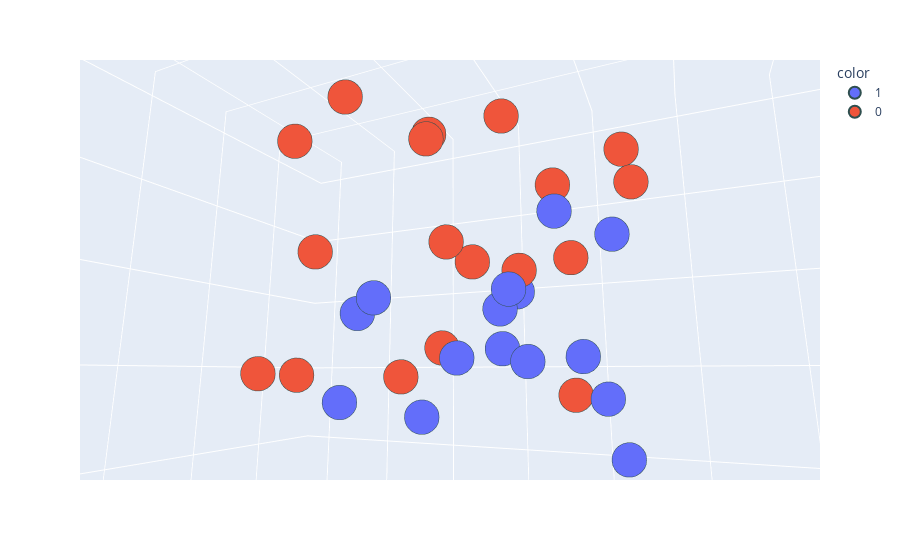

Notebook source saved alongside this figure:
### Code cell
import plotly.express as px


fig = px.scatter_3d(df, x = df['feature1'], y = df['feature2'], z = df['feature3'] ,color = df['target'].astype('str'))
fig.update_traces(marker=dict(size=12, line = dict(width=2, color='DarkSlateGray')), selector=dict(mode='markers'))
fig.show()

### Figure 1 — Plotly figure (JSON) as saved in the notebook; plotly's stock layout.template omitted (floating-point values rounded to 4 significant figures)
{"data": [{"hovertemplate": "color=1<br>feature1=%{x}<br>feature2=%{y}<br>feature3=%{z}<extra></extra>", "legendgroup": "1", "marker": {"color": "#636efa", "line": {"color": "DarkSlateGray", "width": 2}, "size": 12, "symbol": "circle"}, "mode": "markers", "name": "1", "scene": "scene", "showlegend": true, "type": "scatter3d", "x": [0.6384, 0.329, 1.771, -2.081, 0.9133, -0.6358, 0.9661, -1.43, 0.2524, 0.0325, -1.461, -0.2005, 1.337, 0.4591, 0.156, -1.094, 0.03919, -0.641, 1.665, 0.737], "y": [-0.9442, 0.4257, 1.849, -2.461, -0.08255, -0.1029, 0.4003, -0.6262, 0.2046, -0.08803, -0.5812, -0.5054, 0.592, 1.833, 1.467, -2.072, 0.2601, 0.3624, 0.8656, 2.195], "z": [-1.137, 0.4116, -0.5478, 0.147, 0.06034, -1.632, 0.02581, 0.4417, -0.9525, 1.041, -0.1613, -0.552, 0.7017, 0.4577, 0.5382, -0.9388, 0.5121, 0.01342, 0.1736, -0.3475]}, {"hovertemplate": "color=0<br>feature1=%{x}<br>feature2=%{y}<br>feature3=%{z}<extra></extra>", "legendgroup": "0", "marker": {"color": "#EF553B", "line": {"color": "DarkSlateGray", "width": 2}, "size": 12, "symbol": "circle"}, "mode": "markers", "name": "0", "scene": "scene", "showlegend": true, "type": "scatter3d", "x": [0.1771, 1.425, 2.224, -0.7233, 2.823, -1.39, 0.3849, 1.677, 1.438, 0.2907, 0.7319, -1.028, -0.7643, 2.011, 0.8989, 1.01, 1.251, 0.2046, 0.7489, 1.234], "y": [-0.5981, 1.441, 0.2304, 1.461, -0.3329, 0.6667, 1.324, 4.188, 1.1, 0.867, 0.5174, 1.131, 1.567, 1.921, 0.436, 1.438, 0.1864, -0.01154, 2.593, 0.05278], "z": [1.227, 0.1826, 1.192, -0.08537, 2.637, 1.344, -0.1032, -0.08056, 1.065, 0.9826, 2.245, 2.603, 1.549, 2.933, 0.821, 2.328, 1.704, 3.151, 1.171, -0.2616]}], "layout": {"autosize": true, "legend": {"title": {"text": "color"}, "tracegroupgap": 0}, "margin": {"t": 60}, "scene": {"aspectmode": "auto", "aspectratio": {"x": 0.9112, "y": 1.235, "z": 0.8886}, "camera": {"center": {"x": 0, "y": 0, "z": 0}, "eye": {"x": -0.6528, "y": -0.2975, "z": -0.1452}, "projection": {"type": "perspective"}, "up": {"x": 0, "y": 0, "z": 1}}, "domain": {"x": [0, 1], "y": [0, 1]}, "xaxis": {"title": {"text": "feature1"}, "type": "linear"}, "yaxis": {"title": {"text": "feature2"}, "type": "linear"}, "zaxis": {"title": {"text": "feature3"}, "type": "linear"}}}}
